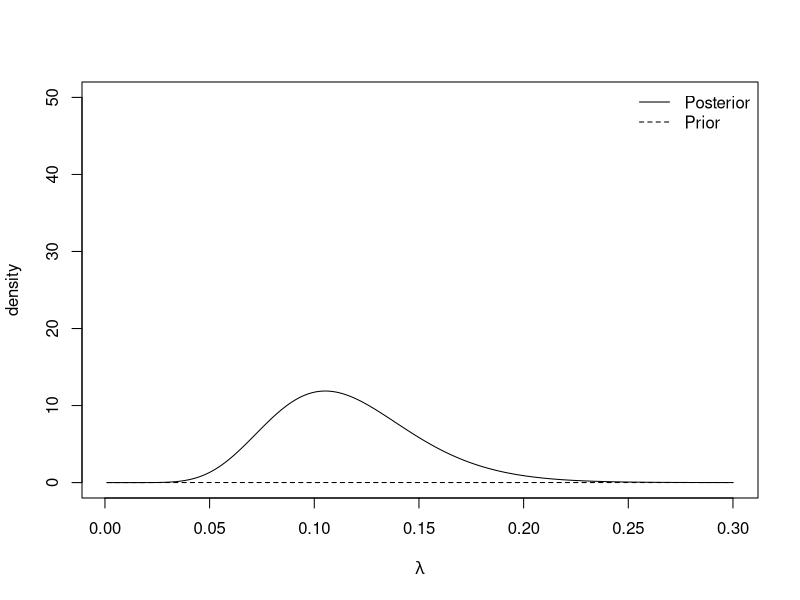
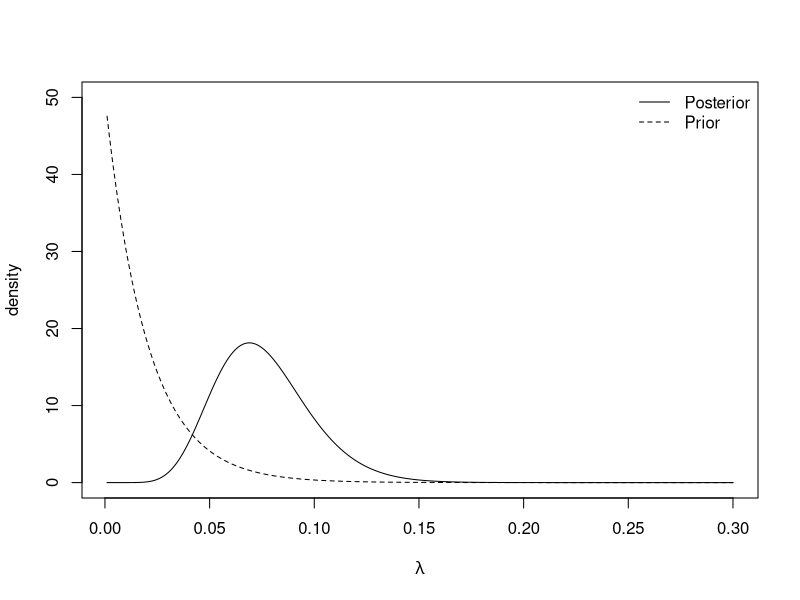
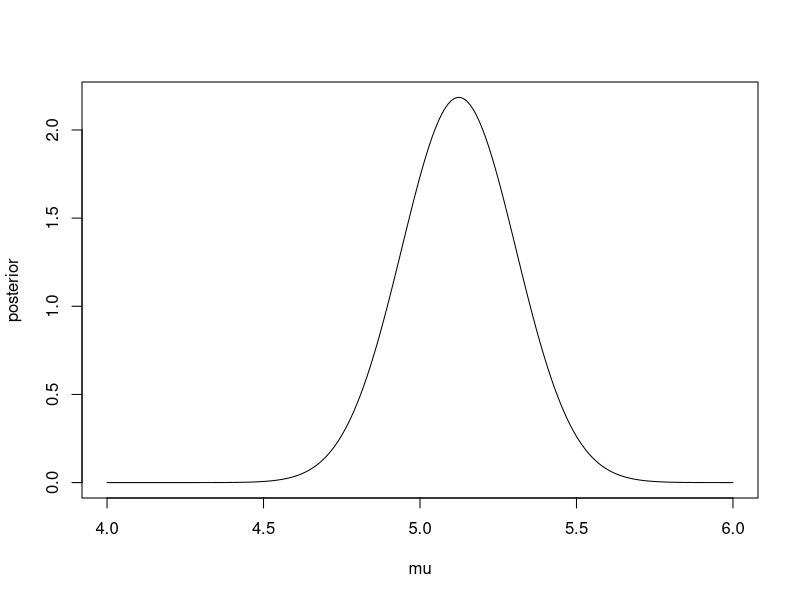
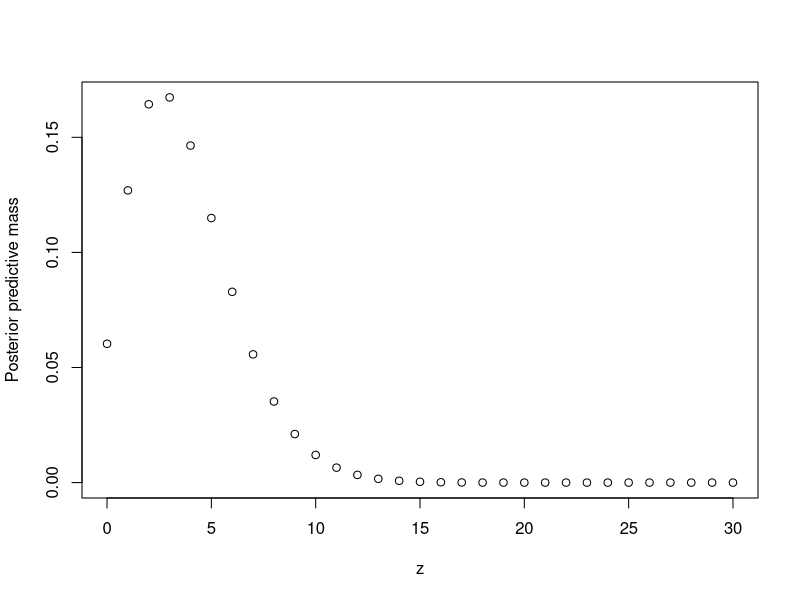
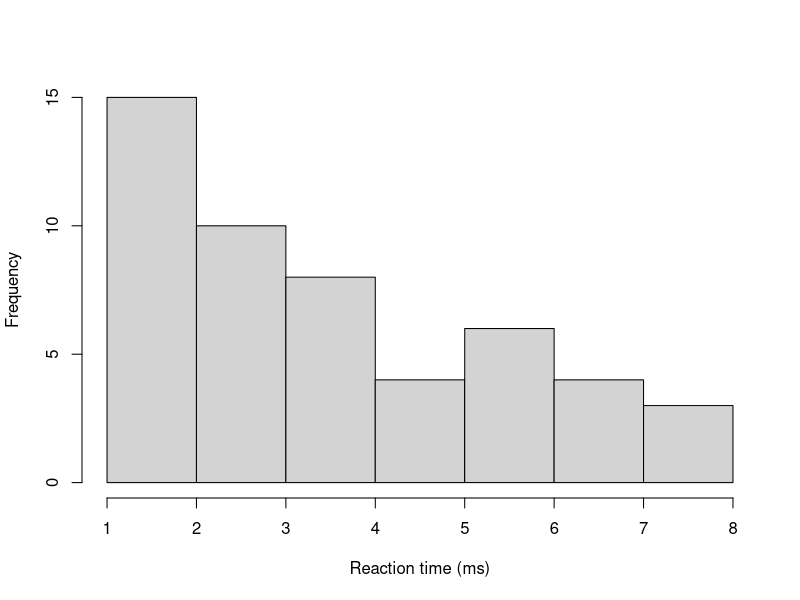
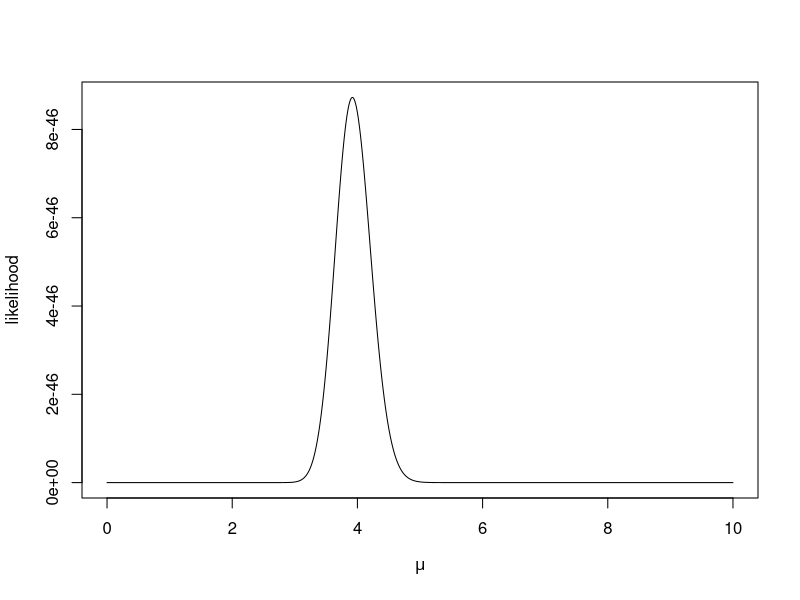
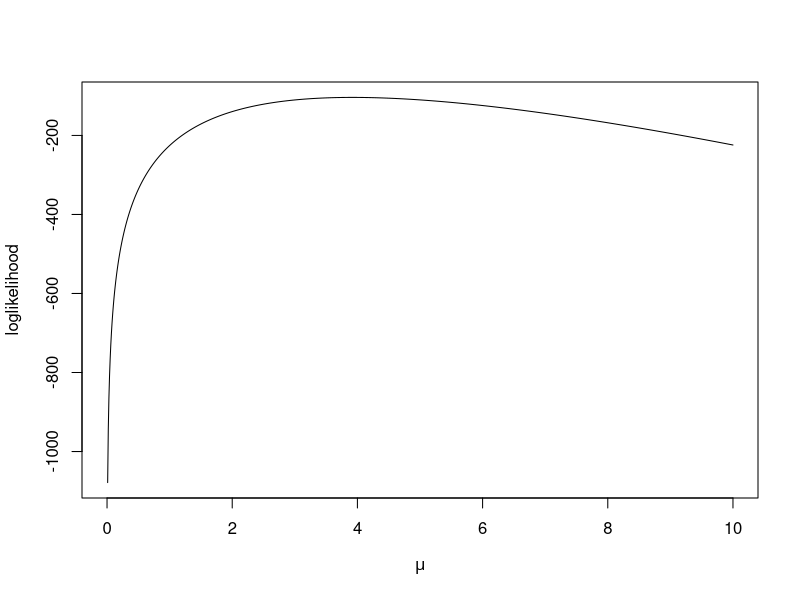
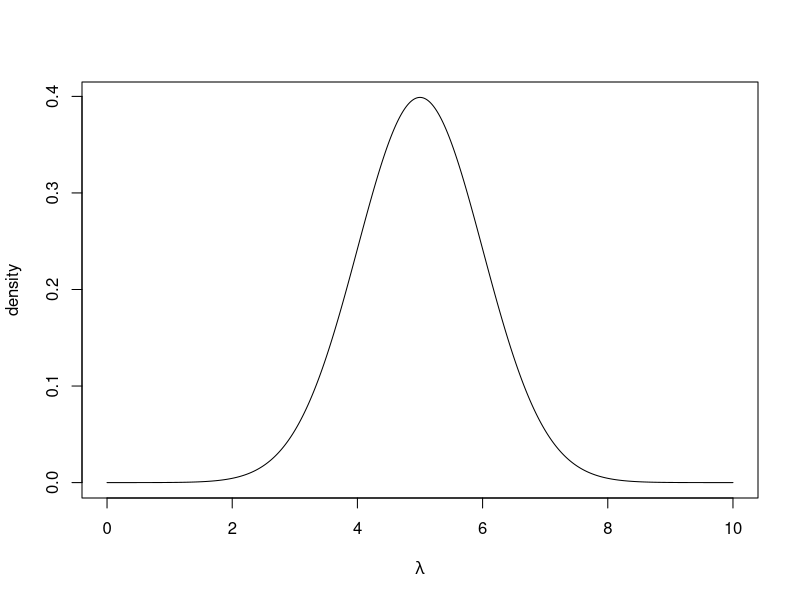

Write the R code that produced these figures, in order.
## ---- chunk 1
cred.int.95 <- qbeta(c(0.025, 0.975), 4, 198)
round(cred.int.95, 3)
## ---- chunk 2
plot.distributions <- function(gamma.prior){
  #evaluate at selected values of lambda
  lambda <- seq(0.001, 0.3, 0.001) 
  
  #evaluate prior density
  prior <- dexp(lambda, rate = gamma.prior)
  
  #evaluate posterior density
  posterior <- dgamma(lambda, shape = 11, rate = 95 + gamma.prior)
  
  
  #plot
  plot(lambda, posterior, type= 'l', 
       ylim = c(0, 50), xlab = expression(lambda), ylab = "density")
  lines(lambda, prior, lty = 2)
  legend('topright', lty = c(1, 2), legend = c("Posterior", "Prior"),  
         bty = "n")
}

plot.distributions(0.01)
plot.distributions(50)
## ---- chunk 3
round(qgamma(c(0.025, 0.975), 11, 95.01), 3)
## ---- chunk 4
#data
N <- 30
sigma <- 1
y <- rnorm(N, 5, sigma)

#prior
sigma0 <- 1000
mu0     <- 0

#posterior
sigma1.sq <- (1/(sigma0^2)  + N/(sigma^2))^-1
mu1       <- sigma1.sq*(sum(y)/(sigma^2) + mu0/(sigma0^2))

c(mu1, sigma1.sq) #output mean and variance

#Create plot
mu <- seq(4, 6, 0.01)
posterior <- dnorm(mu, mean = mu1, sd = sqrt(sigma1.sq))
plot(mu, posterior, type ='l')

## ---- chunk 5
qnorm(c(0.025, 0.975), mu1, sqrt(sigma1.sq))
## ---- chunk 6
beta.binom.posterior.predictive.distribution <- function(z){
  
  
  numerator <- gamma(32)*gamma(z + 4)*gamma(58-z)
  denominator <- gamma(4)*gamma(28)*gamma(62)
  
  output <- choose(30, z)*numerator/denominator
  return(output)
  
}
## ---- chunk 7
z <- 0:30
ppd <- beta.binom.posterior.predictive.distribution(z)
sum(ppd)
plot(z, ppd, xlab = "z", ylab = "Posterior predictive mass")
## ---- chunk 8
z%*%ppd #expectation
cbind(z, cumsum(ppd)) #CDF
## ---- chunk 9
y <- c(2, 6, 2, 3, 4, 3, 4, 3, 1, 2, 3, 2, 6, 6, 2, 3, 5, 1, 2, 2, 4, 2, 5, 3,
       6, 4, 1, 2, 7, 8, 4, 3, 7, 3, 3, 5, 2, 6, 1, 3, 7, 4, 2, 6, 8, 8, 4, 5,
       7, 4)
hist(y, main = "", xlab = "Reaction time (ms)")
mean(y)
## ---- chunk 10
lambda <- seq(0, 10, 0.01) #grid of lambda values
likelihood.function <- function(lambda, y) prod(dpois(y, lambda)) #compute likelihood
log.likelihood.function  <- function(lambda, y) sum(dpois(y, lambda, log = TRUE)) #compute loglikelihood
likelihood <- sapply(lambda,  likelihood.function, y) #evaluate at grid of points
log.likelihood <- sapply(lambda,  log.likelihood.function, y) #evaluate at grid of points

#Plot likelihood
plot(lambda, likelihood, 
     xlab = expression(mu), ylab = "likelihood", type = 'l')
plot(lambda, log.likelihood, 
     xlab = expression(mu), ylab = "loglikelihood", type = 'l')
## ---- chunk 11
lambda   <- seq(0, 10, 0.01) #grid of lambda values
prior    <- dnorm(lambda, 5, 1)
log.prior <- dnorm(lambda, 5, 1, log = TRUE)
plot(lambda, prior, type = 'l', xlab = expression(lambda), ylab = "density")
plot(lambda, log.prior, type = 'l', 
     xlab = expression(lambda), ylab = "log density")
## ---- chunk 12
posterior <- prior*likelihood
posterior <- posterior/sum(posterior) #normalise
plot(lambda, posterior, type = 'l', xlab = expression(lambda), 
     ylab = "posterior density")
## ---- chunk 13
lambda[which.max(posterior)]
## ---- chunk 14
y <- c(1.95, 1.46, 4.81, 1.52, 4.24, 3.00, 0.46, 2.27, 1.76, 0.41)
